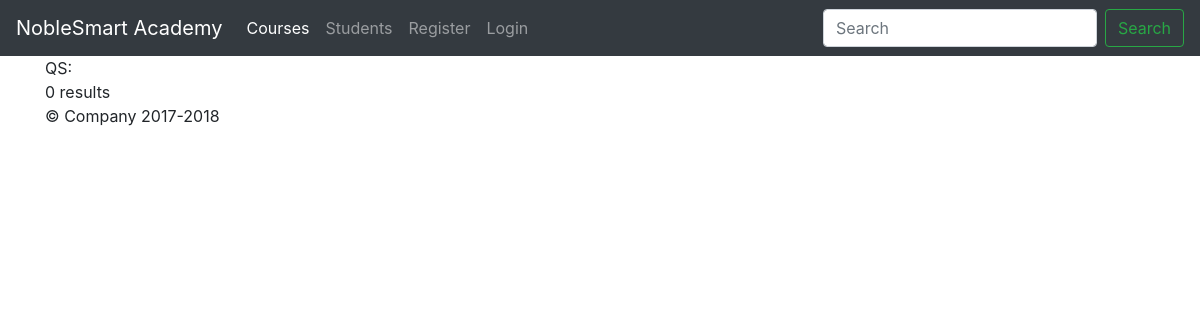
/courses.php, run on an earlier commit of the app's database.
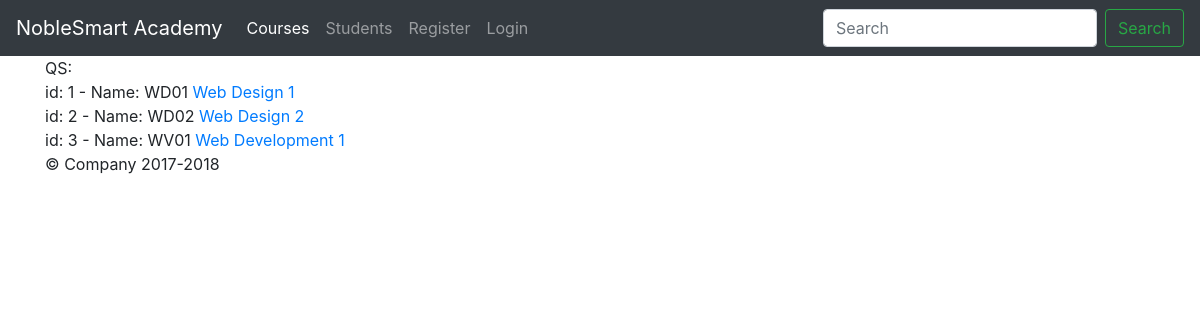
And on a later commit of the database.
### tables this page shows
CREATE TABLE IF NOT EXISTS `courses` (
  `CourseID` int(11) NOT NULL AUTO_INCREMENT,
  `Name` varchar(255) NOT NULL,
  `Title` varchar(255) NOT NULL,
  `Description` text NOT NULL,
  PRIMARY KEY (`CourseID`)
);

### functions.php (the view, shortened to what this page needs)
<?php
function dbConnect($sql){
    $conn = new mysqli('127.0.0.1', 'root', 'root','academy',8889);
    $result = $conn->query($sql);
    return $result;
}
function buildMenu($arMenus){
    $page = $_SERVER['PHP_SELF'];
    $strOut = "<ul class='navbar-nav mr-auto'>";
    foreach($arMenus as $k=>$v) {
        $class = strpos($page, $v["link"]) === false ? '' : 'active';
        $strOut .= "<li class='nav-item $class'>";
        $strOut .= "<a class='nav-link' href=".$v["link"].">".$v["title"]."</a>";
        $strOut .= "</li>";
    }
    $strOut .= '</ul>';
    echo $strOut;
}
function userProfile(){
    if ($_SESSION != null){
        $fullname = $_SESSION["FullName"];
        $strOut = '<li class="nav-item dropdown">';
        $strOut .= '<a class="nav-link dropdown-toggle" href="http://example.com" id="dropdown01" data-toggle="dropdown" aria-haspopup="true" aria-expanded="false">'.$fullname.'</a>';
        $strOut .= '<div class="dropdown-menu" aria-labelledby="dropdown01">'.
          '<a class="dropdown-item" href="profile.php">Your Profile</a>'.
          '<a class="dropdown-item" href="courses.php">Your Courses</a>'.
          '<a class="dropdown-item" href="logout.php">Logout</a>'.
        '</div>'.
        '</li>';
    } else {
        $strOut = '<li class="nav-item">';
        $strOut .= '<a class="nav-link" href="login.php">Login</a>';
        $strOut .= '</li>';
    }
    echo $strOut;
}
function showCourses(){
    $sql = "SELECT * FROM COURSES order by Name";
    $courses = dbConnect($sql);
    $strOut = "";
    if ($courses->num_rows > 0) {
        while($row = $courses->fetch_assoc()) {
            $strOut .= "id: " . $row["CourseID"]. " - Name: " . $row["Name"]. " ";
            $strOut .= "<a href='courses.php?id=".$row["CourseID"]."'>".$row["Title"]. "</a><br>";
        }
    } else {
        $strOut .= "0 results";
    }
    echo $strOut;
}
?>

### courses.php (shortened to what this page needs)
<!doctype html>
<html lang="en">
  <head>
    <?php include("header.php"); ?>
  </head>
  <body>
    <?php include("nav.php"); ?>
    <main role="main">
      <div class="container">
         <?php
         $qs = $_SERVER['QUERY_STRING'];
         echo "QS:".$qs."<br/>";
         if ($qs == ""){
            showCourses();
         } else {
            showCourseDetail($qs);
         }
         ?>
      </div>
    </main>
    <?php include("footer.php"); ?>
  </body>
</html>

### header.php (shortened to what this page needs)
<link href="/dist/css/bootstrap.min.css" rel="stylesheet" type="text/css">
<link href="/assets/css/jumbotron.css" rel="stylesheet" type="text/css">

### nav.php (shortened to what this page needs)
<?php
  include("functions.php");
  $menus = array(
      "courses"=>array(
          "title"=>"Courses",
          "link"=>"courses.php"
      ),
      "students"=>array(
        "title"=>"Students",
        "link"=>"student.php"
      ),
      "register"=>array(
          "title"=>"Register",
          "link"=>"register.php"
      )
)
?>
<nav class="navbar navbar-expand-md navbar-dark fixed-top bg-dark">
      <a class="navbar-brand" href="/">NobleSmart Academy</a>
      <div class="collapse navbar-collapse" id="navbarsExampleDefault">
        <ul class="navbar-nav mr-auto">
        <?php
            buildMenu($menus);
            userProfile();
        ?>
        </ul>
        <form class="form-inline my-2 my-lg-0">
          <input class="form-control mr-sm-2" type="text" placeholder="Search" aria-label="Search">
          <button class="btn btn-outline-success my-2 my-sm-0" type="submit">Search</button>
        </form>
      </div>
    </nav>

### footer.php (shortened to what this page needs)
<footer class="container">
	<p>&copy; Company 2017-2018</p>
</footer>

### assets/css/jumbotron.css (style rules this page uses)
body { padding-top: 3.5rem; }

What changed in the data, as far as the page shows it:
added courses: value "id: 1 - Name: WD01", Title "Web Design 1"
added courses: value "id: 2 - Name: WD02", Title "Web Design 2"
added courses: value "id: 3 - Name: WV01", Title "Web Development 1"
Also different on the page:
text no longer shown: "0 results"
